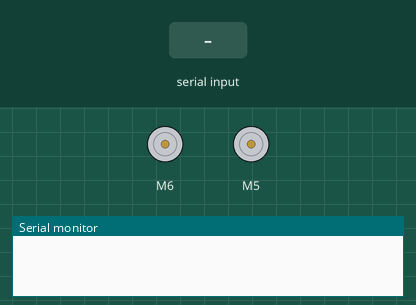
Recording of a sketch running on a simulated Arduino Uno, built with avr-gcc and run on an emulated ATmega328P. Shown: 2 × DC motor (green arrow = forward, orange = backward, longer = faster), the last lines printed to the serial monitor. The inputs (shaded band) are chosen by the test bench.

Above: at 1.2 s.
1.3 s: "90,45\n" received over Serial
At 2.2 s:
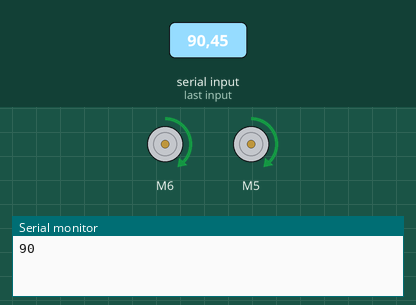
2.8 s: "30,150\n" received over Serial
At 3.4 s:
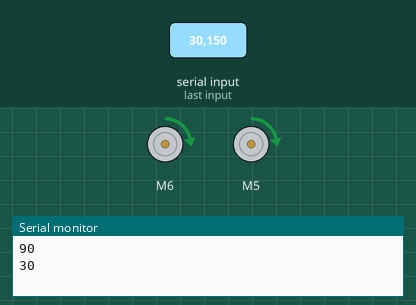
4.3 s: "200\n" received over Serial
At 5.5 s:
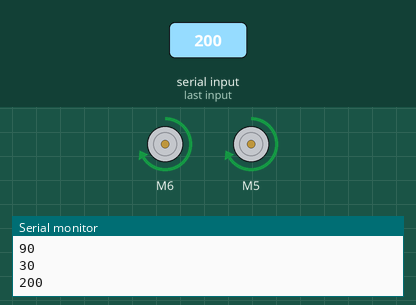
5.8 s: "90\n" received over Serial
At 6.8 s:
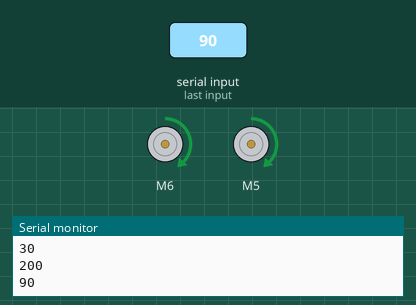
Timing chart, 0 to 8.3 s (numbered marks = the images above; inputs shaded):
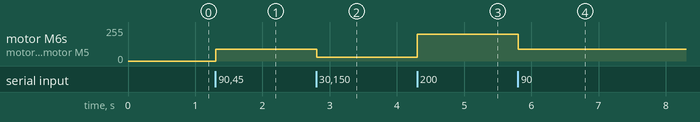

Measured:
- after the input at 1.3 s, motor M6, motor M5: stopped → forward 90/255 at once
- after the input at 2.8 s, motor M6, motor M5: forward 90/255 → forward 30/255 at once
- after the input at 4.3 s, motor M6, motor M5: forward 30/255 → forward 200/255 at once
- after the input at 5.8 s, motor M6, motor M5: forward 200/255 → forward 90/255 at once

The sketch:

MOTOR_DUAL_SPEED_CONTROL_MDD3A.ino
```cpp
#include "CytronMotorDriver.h"

CytronMD motor1(PWM_PWM, 6, 7);
CytronMD motor2(PWM_PWM, 5, 4);

String inputString = "";         // a String to hold incoming data
bool stringComplete = false;  // whether the string is complete

void setup() {
  // put your setup code here, to run once:
  Serial.begin(9600);
  inputString.reserve(200);
}

int s = 0;
void loop() {
  // put your main code here, to run repeatedly:
  if (stringComplete) {
//    Serial.println(inputString);
    // clear the string:
    stringComplete = false;
    s = inputString.toInt();
    Serial.println(s);
    inputString = "";
  }

  s = s > 255 ? 255 : s;
  s = s < -255 ? -255: s;

  motor1.setSpeed(s);
  motor2.setSpeed(s);
}

void serialEvent() {
  while (Serial.available()) {
    // get the new byte:
    char inChar = (char)Serial.read();
    // add it to the inputString:
    // if the incoming character is a newline, set a flag so the main loop can
    // do something about it:
    if (inChar == '\n') {
      stringComplete = true;
      return;
    }
    inputString += inChar;
  }
}
```
